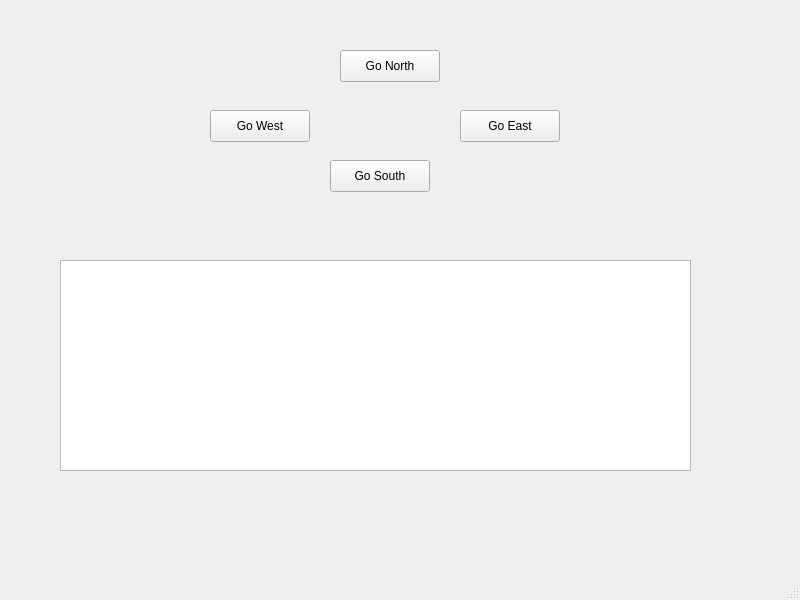
<?xml version="1.0" encoding="UTF-8"?>
<ui version="4.0">
 <class>MainWindow</class>
 <widget class="QMainWindow" name="MainWindow">
  <property name="geometry">
   <rect>
    <x>0</x>
    <y>0</y>
    <width>800</width>
    <height>600</height>
   </rect>
  </property>
  <property name="windowTitle">
   <string>MainWindow</string>
  </property>
  <widget class="QWidget" name="centralwidget">
   <widget class="QPushButton" name="northButton">
    <property name="geometry">
     <rect>
      <x>340</x>
      <y>50</y>
      <width>100</width>
      <height>32</height>
     </rect>
    </property>
    <property name="text">
     <string>Go North</string>
    </property>
   </widget>
   <widget class="QPushButton" name="eastButton">
    <property name="geometry">
     <rect>
      <x>460</x>
      <y>110</y>
      <width>100</width>
      <height>32</height>
     </rect>
    </property>
    <property name="text">
     <string>Go East</string>
    </property>
   </widget>
   <widget class="QPushButton" name="westButton">
    <property name="geometry">
     <rect>
      <x>210</x>
      <y>110</y>
      <width>100</width>
      <height>32</height>
     </rect>
    </property>
    <property name="text">
     <string>Go West</string>
    </property>
   </widget>
   <widget class="QPushButton" name="southButton">
    <property name="geometry">
     <rect>
      <x>330</x>
      <y>160</y>
      <width>100</width>
      <height>32</height>
     </rect>
    </property>
    <property name="text">
     <string>Go South</string>
    </property>
   </widget>
   <widget class="QPlainTextEdit" name="plainTextEdit">
    <property name="geometry">
     <rect>
      <x>60</x>
      <y>260</y>
      <width>631</width>
      <height>211</height>
     </rect>
    </property>
   </widget>
  </widget>
  <widget class="QMenuBar" name="menubar">
   <property name="geometry">
    <rect>
     <x>0</x>
     <y>0</y>
     <width>800</width>
     <height>37</height>
    </rect>
   </property>
  </widget>
  <widget class="QStatusBar" name="statusbar"/>
 </widget>
 <resources/>
 <connections/>
</ui>
